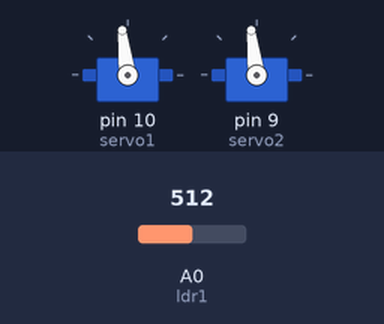
Recording of a sketch running on a simulated Arduino Uno, built with avr-gcc and run on an emulated ATmega328P. Shown: 2 × servo. Inputs (shaded band) come from the test bench; at power-on: A0 (ldr1) = 512.

Above: at 0.15 s.
At 1.2 s:
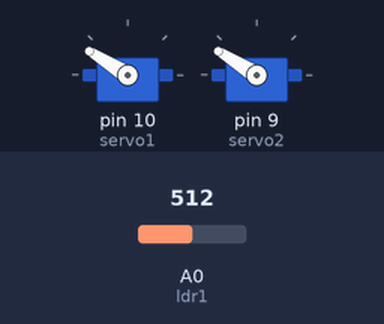
1.3 s: A0 (ldr1) set to 306
At 2.2 s:
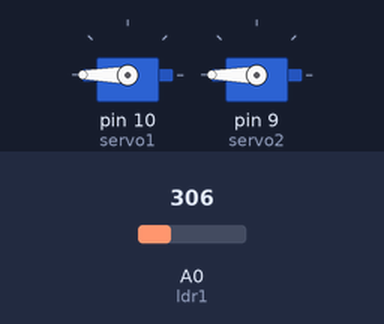
Timing chart, 0 to 4.3 s (numbered marks = the images above; inputs shaded):
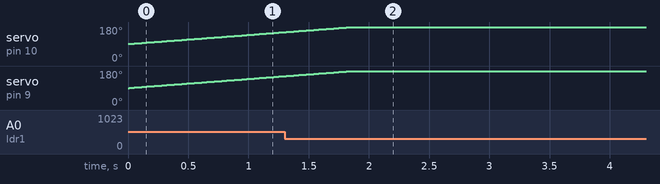

The sketch:

Solar_tracker_1.ino
```cpp
# include <Servo.h>
Servo servo1;
Servo servo2;
int pos1=0;
int pos2=0;
int up=0;
int down=0;
int right=0;
int left=0;
int centre=0;
int ldr1=0;
int ldr2=0;
int ldr3=0;
int ldr4=0;
int ldr5=0;

void setup ()
{
servo1.attach(10);
servo1.write(90);
servo2.attach(9);
servo2.write(90);
pinMode(ldr1, A0);
pinMode(ldr2, A1);
pinMode(ldr3, A2);
pinMode(ldr4, A3);
pinMode(ldr5, INPUT);
}

void loop ()
{
pos1=servo1.read();
pos2=servo2.read();
int up= analogRead(ldr1);
int down= analogRead(ldr2);
int centre= analogRead(ldr3);
int right= analogRead(ldr4);
int left= analogRead(ldr5);

//for conrol of vertical i.e. up-down(east-west) position
  if (up>centre << down<centre)
  {
servo1.write(pos1+1);
delay(10);
}
else if (down>centre << up<centre)
  {
servo1.write(pos1-1);
delay(10);
}
else
{
servo1.write(pos1);
delay(10);
}

 //for control of horizontal i.e.right-left(south-north) position

if (right>centre << left<centre)
  {
servo2.write(pos2+1);
delay(10);
}
else if (left>centre << right<centre)
  {
servo2.write(pos2-1);
delay(10);
}
else
  {
servo2.write(pos2);
delay(10);
}
}
```
